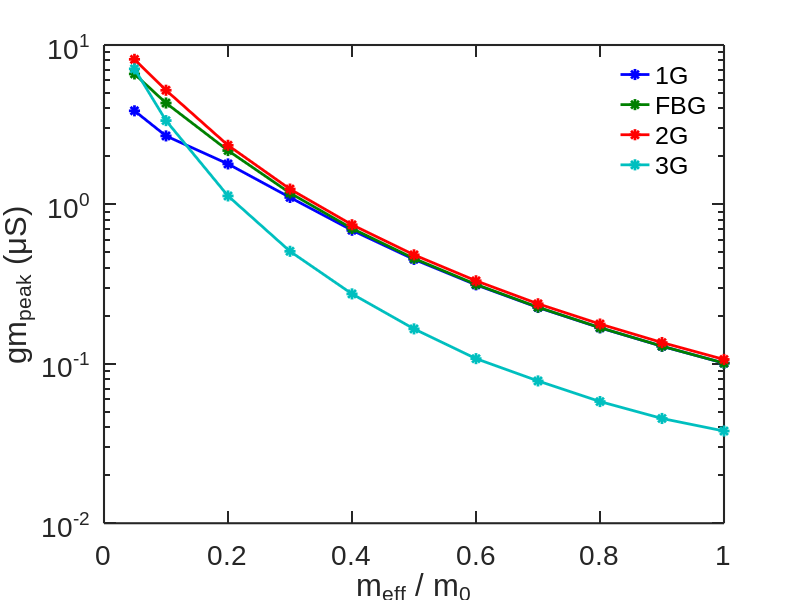

The MATLAB source for this figure:
clear;
 
% %%%%%%%%%%%%%%%%%%%%%%%%%%%%%%%% %
% Figure settings for publications %
% %%%%%%%%%%%%%%%%%%%%%%%%%%%%%%%% %
 
% The new defaults will not take effect %if there are any open figures. To
% use them, we close 00_all figures, and then repeat the first example.
close all;
 
% Default settings: Default + Object type + Property
 
% Object type: Line
set(0,'DefaultLineLineWidth',2);
set(0,'DefaultLineMarkerSize',8);
 
% Object type: Axes
set(0,'DefaultAxesFontName','Arial');
set(0,'DefaultAxesFontSize',20);
set(0,'DefaultAxesLineWidth',1.5);
set(0,'DefaultAxesTickLength',[0.02 0.02]);
% set(0,'DefaultAxesUnits','inches');
% set(0,'DefaultAxesOuterPosition', [0 0 7 7]);
% set(0,'DefaultAxesPosition',[1 1 5 4]); 

%%set(0,'DefaultAxesUnits','normalized');
%%set(0,'DefaultAxesOuterPosition', [0 0 1 1]);
%%set(0,'DefaultAxesPosition',[0.15 0.15 0.7 0.7]); 
 
% Object type: Text
set(0,'DefaultTextFontName','Arial');
set(0,'DefaultTextFontSize',20);
set(0,'DefaultTextInterpreter','remove')
% set(0,'DefaultTextFontName','remove');
% set(0,'DefaultTextFontSize','remove');
% set(0,'DefaultTextInterpreter','remove');
	   
map = [0, 0, 1
    0, 0.5, 0
    1, 0, 0
    0, 0.75, 0.75
    0.75, 0, 0.75];

meff = [4.914666977601574E-002, 0.1, 0.2, 0.3, 0.4, 0.5, 0.6, 0.7, 0.8, 0.9, 1.0];


peak_gm_1 = [3.86478366	2.68981853	1.79457706	1.105977603	0.688419343	0.452028599	0.3129387	0.225674898	0.168263608	0.128900231	0.100982694];
peak_gm_2 = [6.582491648	4.325385795	2.177708947	1.179067065	0.70638545	0.45805295	0.315035691	0.226533477	0.168631207	0.129055201	0.101040279];
peak_gm_3 = [8.128625626	5.201289983	2.348398291	1.24783523	0.745422637	0.482729636	0.331852598	0.238027557	0.177667754	0.136009641	0.10651512];
peak_gm_4 = [7.086419129	3.355854077	1.130115526	0.508053557	0.274643103	0.165664114	0.107785232	0.07811188	0.057993989	0.045415537	0.03787989];


figure
semilogy(meff, peak_gm_1,'Color',map(1,:), 'Marker', '*');
hold
semilogy(meff, peak_gm_2,'Color',map(2,:),'Marker', '*');
semilogy(meff, peak_gm_3,'Color',map(3,:),'Marker', '*');
semilogy(meff, peak_gm_4,'Color',map(4,:),'Marker', '*');

xlabel('m_{eff} / m_0');
ylabel('gm_{peak} (\muS)');

legend({'1G', 'FBG' '2G', '3G'},'Location', 'best'); 
legend('boxoff');
%print('gm_peak', '-depsc');